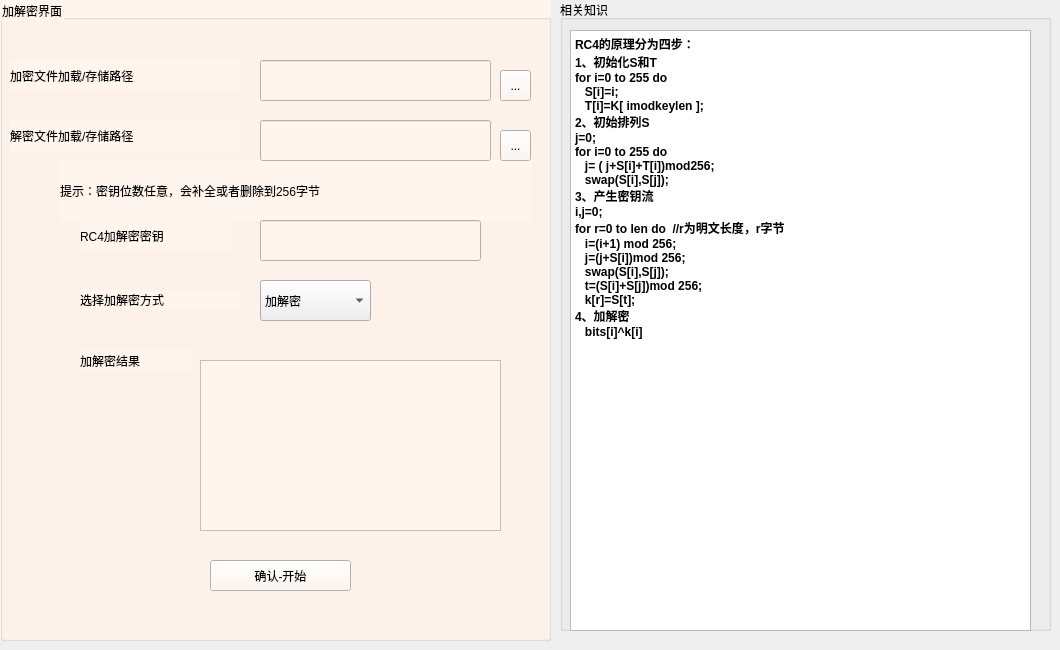
   <widget class="QWidget" name="tab_2">
    <attribute name="title">
     <string>流加密RC4</string>
    </attribute>
    <widget class="QGroupBox" name="groupBox_4">
     <property name="geometry">
      <rect>
       <x>560</x>
       <y>0</y>
       <width>491</width>
       <height>631</height>
      </rect>
     </property>
     <property name="styleSheet">
      <string notr="true"/>
     </property>
     <property name="title">
      <string>相关知识</string>
     </property>
     <widget class="QTextEdit" name="textEdit_4">
      <property name="geometry">
       <rect>
        <x>10</x>
        <y>30</y>
        <width>461</width>
        <height>601</height>
       </rect>
      </property>
      <property name="styleSheet">
       <string notr="true">font: 9pt &quot;微软雅黑&quot;;</string>
      </property>
      <property name="html">
       <string>&lt;!DOCTYPE HTML PUBLIC &quot;-//W3C//DTD HTML 4.0//EN&quot; &quot;http://www.w3.org/TR/REC-html40/strict.dtd&quot;&gt;
&lt;html&gt;&lt;head&gt;&lt;meta name=&quot;qrichtext&quot; content=&quot;1&quot; /&gt;&lt;style type=&quot;text/css&quot;&gt;
p, li { white-space: pre-wrap; }
&lt;/style&gt;&lt;/head&gt;&lt;body style=&quot; font-family:'微软雅黑'; font-size:9pt; font-weight:400; font-style:normal;&quot;&gt;
&lt;p style=&quot; margin-top:0px; margin-bottom:0px; margin-left:0px; margin-right:0px; -qt-block-indent:0; text-indent:0px;&quot;&gt;&lt;span style=&quot; font-weight:600;&quot;&gt;RC4的原理分为四步：&lt;/span&gt;&lt;/p&gt;
&lt;p style=&quot; margin-top:0px; margin-bottom:0px; margin-left:0px; margin-right:0px; -qt-block-indent:0; text-indent:0px;&quot;&gt;&lt;span style=&quot; font-weight:600;&quot;&gt;1、初始化S和T&lt;/span&gt;&lt;/p&gt;
&lt;p style=&quot; margin-top:0px; margin-bottom:0px; margin-left:0px; margin-right:0px; -qt-block-indent:0; text-indent:0px;&quot;&gt;&lt;span style=&quot; font-weight:600;&quot;&gt;for i=0 to 255 do&lt;/span&gt;&lt;/p&gt;
&lt;p style=&quot; margin-top:0px; margin-bottom:0px; margin-left:0px; margin-right:0px; -qt-block-indent:0; text-indent:0px;&quot;&gt;&lt;span style=&quot; font-weight:600;&quot;&gt;   S[i]=i;&lt;/span&gt;&lt;/p&gt;
&lt;p style=&quot; margin-top:0px; margin-bottom:0px; margin-left:0px; margin-right:0px; -qt-block-indent:0; text-indent:0px;&quot;&gt;&lt;span style=&quot; font-weight:600;&quot;&gt;   T[i]=K[ imodkeylen ];&lt;/span&gt;&lt;/p&gt;
&lt;p style=&quot; margin-top:0px; margin-bottom:0px; margin-left:0px; margin-right:0px; -qt-block-indent:0; text-indent:0px;&quot;&gt;&lt;span style=&quot; font-weight:600;&quot;&gt;2、初始排列S&lt;/span&gt;&lt;/p&gt;
&lt;p style=&quot; margin-top:0px; margin-bottom:0px; margin-left:0px; margin-right:0px; -qt-block-indent:0; text-indent:0px;&quot;&gt;&lt;span style=&quot; font-weight:600;&quot;&gt;j=0;&lt;/span&gt;&lt;/p&gt;
&lt;p style=&quot; margin-top:0px; margin-bottom:0px; margin-left:0px; margin-right:0px; -qt-block-indent:0; text-indent:0px;&quot;&gt;&lt;span style=&quot; font-weight:600;&quot;&gt;for i=0 to 255 do&lt;/span&gt;&lt;/p&gt;
&lt;p style=&quot; margin-top:0px; margin-bottom:0px; margin-left:0px; margin-right:0px; -qt-block-indent:0; text-indent:0px;&quot;&gt;&lt;span style=&quot; font-weight:600;&quot;&gt;   j= ( j+S[i]+T[i])mod256;&lt;/span&gt;&lt;/p&gt;
&lt;p style=&quot; margin-top:0px; margin-bottom:0px; margin-left:0px; margin-right:0px; -qt-block-indent:0; text-indent:0px;&quot;&gt;&lt;span style=&quot; font-weight:600;&quot;&gt;   swap(S[i],S[j]);&lt;/span&gt;&lt;/p&gt;
&lt;p style=&quot; margin-top:0px; margin-bottom:0px; margin-left:0px; margin-right:0px; -qt-block-indent:0; text-indent:0px;&quot;&gt;&lt;span style=&quot; font-weight:600;&quot;&gt;3、产生密钥流&lt;/span&gt;&lt;/p&gt;
&lt;p style=&quot; margin-top:0px; margin-bottom:0px; margin-left:0px; margin-right:0px; -qt-block-indent:0; text-indent:0px;&quot;&gt;&lt;span style=&quot; font-weight:600;&quot;&gt;i,j=0;&lt;/span&gt;&lt;/p&gt;
&lt;p style=&quot; margin-top:0px; margin-bottom:0px; margin-left:0px; margin-right:0px; -qt-block-indent:0; text-indent:0px;&quot;&gt;&lt;span style=&quot; font-weight:600;&quot;&gt;for r=0 to len do  //r为明文长度，r字节&lt;/span&gt;&lt;/p&gt;
&lt;p style=&quot; margin-top:0px; margin-bottom:0px; margin-left:0px; margin-right:0px; -qt-block-indent:0; text-indent:0px;&quot;&gt;&lt;span style=&quot; font-weight:600;&quot;&gt;   i=(i+1) mod 256;&lt;/span&gt;&lt;/p&gt;
&lt;p style=&quot; margin-top:0px; margin-bottom:0px; margin-left:0px; margin-right:0px; -qt-block-indent:0; text-indent:0px;&quot;&gt;&lt;span style=&quot; font-weight:600;&quot;&gt;   j=(j+S[i])mod 256;&lt;/span&gt;&lt;/p&gt;
&lt;p style=&quot; margin-top:0px; margin-bottom:0px; margin-left:0px; margin-right:0px; -qt-block-indent:0; text-indent:0px;&quot;&gt;&lt;span style=&quot; font-weight:600;&quot;&gt;   swap(S[i],S[j]);&lt;/span&gt;&lt;/p&gt;
&lt;p style=&quot; margin-top:0px; margin-bottom:0px; margin-left:0px; margin-right:0px; -qt-block-indent:0; text-indent:0px;&quot;&gt;&lt;span style=&quot; font-weight:600;&quot;&gt;   t=(S[i]+S[j])mod 256;&lt;/span&gt;&lt;/p&gt;
&lt;p style=&quot; margin-top:0px; margin-bottom:0px; margin-left:0px; margin-right:0px; -qt-block-indent:0; text-indent:0px;&quot;&gt;&lt;span style=&quot; font-weight:600;&quot;&gt;   k[r]=S[t];&lt;/span&gt;&lt;/p&gt;
&lt;p style=&quot; margin-top:0px; margin-bottom:0px; margin-left:0px; margin-right:0px; -qt-block-indent:0; text-indent:0px;&quot;&gt;&lt;span style=&quot; font-weight:600;&quot;&gt;4、加解密     &lt;/span&gt;&lt;/p&gt;
&lt;p style=&quot; margin-top:0px; margin-bottom:0px; margin-left:0px; margin-right:0px; -qt-block-indent:0; text-indent:0px;&quot;&gt;&lt;span style=&quot; font-weight:600;&quot;&gt;   bits[i]^k[i]&lt;/span&gt;&lt;/p&gt;&lt;/body&gt;&lt;/html&gt;</string>
      </property>
     </widget>
    </widget>
    <widget class="QGroupBox" name="groupBox_5">
     <property name="geometry">
      <rect>
       <x>0</x>
       <y>0</y>
       <width>551</width>
       <height>641</height>
      </rect>
     </property>
     <property name="styleSheet">
      <string notr="true">background-color: rgb(255, 245, 237);
font: 75 9pt &quot;微软雅黑&quot;;</string>
     </property>
     <property name="title">
      <string>加解密界面</string>
     </property>
     <widget class="QLineEdit" name="lineEdit_4">
      <property name="geometry">
       <rect>
        <x>260</x>
        <y>60</y>
        <width>231</width>
        <height>41</height>
       </rect>
      </property>
     </widget>
     <widget class="QLabel" name="label_8">
      <property name="geometry">
       <rect>
        <x>80</x>
        <y>350</y>
        <width>111</width>
        <height>21</height>
       </rect>
      </property>
      <property name="text">
       <string>加解密结果</string>
      </property>
     </widget>
     <widget class="QTextEdit" name="textEdit_2">
      <property name="geometry">
       <rect>
        <x>200</x>
        <y>360</y>
        <width>301</width>
        <height>171</height>
       </rect>
      </property>
     </widget>
     <widget class="QLabel" name="label_9">
      <property name="geometry">
       <rect>
        <x>60</x>
        <y>160</y>
        <width>471</width>
        <height>61</height>
       </rect>
      </property>
      <property name="text">
       <string>提示：密钥位数任意，会补全或者删除到256字节</string>
      </property>
     </widget>
     <widget class="QLabel" name="label_10">
      <property name="geometry">
       <rect>
        <x>80</x>
        <y>220</y>
        <width>151</width>
        <height>31</height>
       </rect>
      </property>
      <property name="text">
       <string>RC4加解密密钥</string>
      </property>
     </widget>
     <widget class="QLabel" name="label_11">
      <property name="geometry">
       <rect>
        <x>80</x>
        <y>290</y>
        <width>161</width>
        <height>20</height>
       </rect>
      </property>
      <property name="text">
       <string>选择加解密方式</string>
      </property>
     </widget>
     <widget class="QLineEdit" name="lineEdit_6">
      <property name="geometry">
       <rect>
        <x>260</x>
        <y>220</y>
        <width>221</width>
        <height>41</height>
       </rect>
      </property>
     </widget>
     <widget class="QPushButton" name="pushButton_2">
      <property name="geometry">
       <rect>
        <x>210</x>
        <y>560</y>
        <width>141</width>
        <height>31</height>
       </rect>
      </property>
      <property name="text">
       <string>确认-开始</string>
      </property>
     </widget>
     <widget class="QLineEdit" name="lineEdit_17">
      <property name="geometry">
       <rect>
        <x>260</x>
        <y>120</y>
        <width>231</width>
        <height>41</height>
       </rect>
      </property>
     </widget>
     <widget class="QLabel" name="label_40">
      <property name="geometry">
       <rect>
        <x>10</x>
        <y>120</y>
        <width>231</width>
        <height>31</height>
       </rect>
      </property>
      <property name="styleSheet">
       <string notr="true">font: 75 9pt &quot;微软雅黑&quot;;</string>
      </property>
      <property name="text">
       <string>解密文件加载/存储路径</string>
      </property>
     </widget>
     <widget class="QLabel" name="label_12">
      <property name="geometry">
       <rect>
        <x>10</x>
        <y>60</y>
        <width>231</width>
        <height>31</height>
       </rect>
      </property>
      <property name="styleSheet">
       <string notr="true">font: 75 9pt &quot;微软雅黑&quot;;</string>
      </property>
      <property name="text">
       <string>加密文件加载/存储路径</string>
      </property>
     </widget>
     <widget class="QToolButton" name="toolButton_3">
      <property name="geometry">
       <rect>
        <x>500</x>
        <y>70</y>
        <width>31</width>
        <height>31</height>
       </rect>
      </property>
      <property name="text">
       <string>...</string>
      </property>
     </widget>
     <widget class="QToolButton" name="toolButton_4">
      <property name="geometry">
       <rect>
        <x>500</x>
        <y>130</y>
        <width>31</width>
        <height>31</height>
       </rect>
      </property>
      <property name="text">
       <string>...</string>
      </property>
     </widget>
    </widget>
    <widget class="QComboBox" name="comboBox_2">
     <property name="geometry">
      <rect>
       <x>260</x>
       <y>280</y>
       <width>111</width>
       <height>41</height>
      </rect>
     </property>
     <property name="styleSheet">
      <string notr="true">font: 75 9pt &quot;微软雅黑&quot;;</string>
     </property>
     <item>
      <property name="text">
       <string>加解密</string>
      </property>
     </item>
     <item>
      <property name="text">
       <string>加密</string>
      </property>
     </item>
     <item>
      <property name="text">
       <string>解密</string>
      </property>
     </item>
    </widget>
   </widget>
